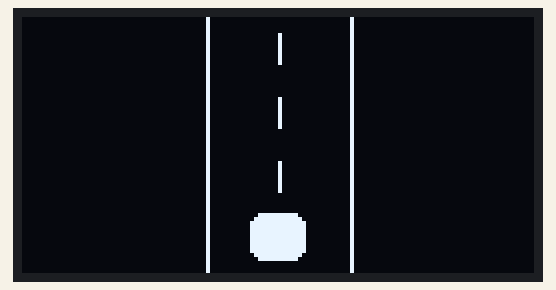
The sketch below on a simulated ESP32. On the bench: 128×64 one-colour display.

Above: at 0.5 s.
At 1.11 s:
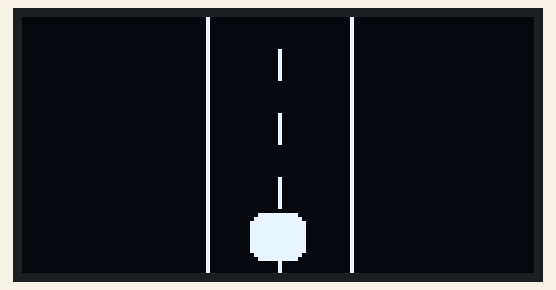
At 2.04 s:
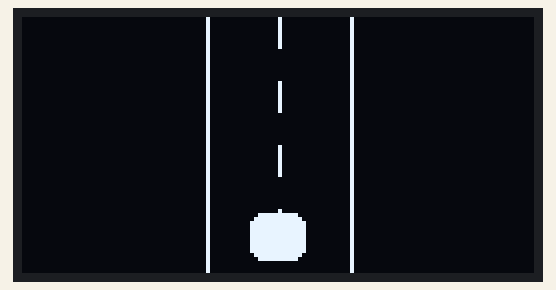

The sketch:

day_81_scrolling_road.ino
```cpp
// Day 81: Animate a scrolling three-lane road on the OLED.
#include <Wire.h>
#include <Adafruit_GFX.h>
#include <Adafruit_SSD1306.h>
Adafruit_SSD1306 display(128,64,&Wire,-1);
unsigned long lastFrame=0;
int roadOffset=0;
void setup(){
  Wire.begin(21,22);
  if(!display.begin(SSD1306_SWITCHCAPVCC,0x3C))while(true)delay(1000);
}
void loop(){
  if(millis()-lastFrame<33)return;
  lastFrame=millis();
  roadOffset=(roadOffset+2)%16;
  display.clearDisplay();
  display.drawLine(46,0,46,63,SSD1306_WHITE);
  display.drawLine(82,0,82,63,SSD1306_WHITE);
  for(int y=-16+roadOffset;y<64;y+=16){
    display.drawFastVLine(64,y,8,SSD1306_WHITE);
  }
  display.fillRoundRect(57,49,14,12,3,SSD1306_WHITE);
  display.display();
}
```

Measured:
- by itself, everything shown: repeats every 1.9 s, in 6 steps
